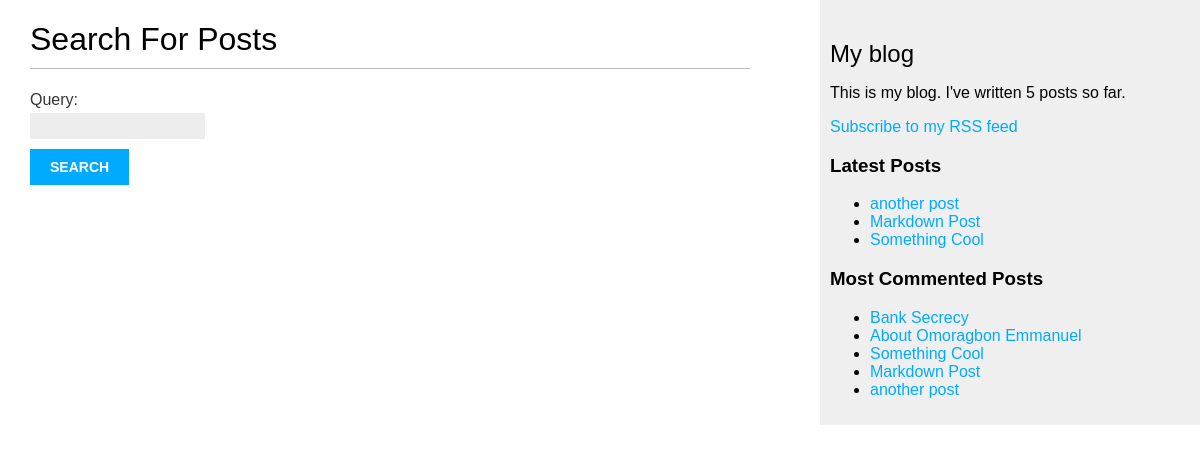
The app's page /blog/search/ with its own data.
### blog/models.py (models this page shows, shortened)
class Post(models.Model):
    STATUS_CHOICES = (
        ('draft','Draft'),
        ('pulished','Published'),
    )
    title = models.CharField(max_length=250)
    slug = models.SlugField(max_length = 250, unique_for_date='publish')
    author = models.ForeignKey(User,on_delete=models.CASCADE,related_name='blog_posts')
    body = models.TextField()
    publish = models.DateTimeField(default=timezone.now)
    created=models.DateTimeField(auto_now_add=True)
    updated = models.DateTimeField(auto_now=True)
    status = models.CharField(max_length=10, choices=STATUS_CHOICES, default='draft')
    objects = models.Manager() #the default manager.
    published = PublishedManager() #The custom manager.
    tags = TaggableManager()
    class Meta:
        ordering = ('-publish',)
    def get_absolute_url(self):
        return reverse('blog:post_detail',
                       args=[self.publish.year,
                             self.publish.month,
                             self.publish.day,
                             self.slug])

### blog/views.py (the view, shortened to what this page needs)
# urls.py: path('search/',views.post_search, name='post_search')
def post_search(request):
    form= SearchForm()
    query =None
    results = []
    return render(request,
                  "blog/post/search.html",
                  {'form': form,
                   'query': query,
                   'results': results})

### blog/forms.py
class SearchForm(forms.Form):
    query = forms.CharField()

### blog/models.py (called while the page is built)
    def get_queryset(self):
        return super().get_queryset().filter(status='pulished')

### blog/templatetags/blog_tags.py (called while the page is built)
@register.simple_tag
def total_posts():
    return Post.published.count()

@register.inclusion_tag('blog/post/latest_posts.html')
def show_latest_posts(count=5):
    latest_posts = Post.published.order_by('-publish')[:count]
    return {'latest_posts':latest_posts}

@register.simple_tag
def get_most_commented_posts(count=5):
    return Post.published.annotate(
        total_comments = Count('comments')
    ).order_by('-total_comments')[:count]

### blog/templates/blog/post/search.html (shortened to what this page needs)
{% extends "blog/base.html" %}
{% block content %}
    {% if query %}
        <h1>Post Containing "{{query}}" </h1>
        <h3>
            {% with results.count as total_results %}
                Found {{ total_results }} result {{ total_results | pluralize }}
            {% endwith %}
        </h3>
        {% for post in results %}
            <h4><a href="{{post.get_absolute_url}}">{{post.title}}</a> </h4>
            {{ post.body|truncatewords:5 }}
        {% empty %}
            <p> There are no results for your query. </p>
        {%endfor%}
        <p><a href="{%url 'blog:post_search'%}">Search again</a> </p>
    {% else %}
        <h1>Search For Posts</h1>
        <form action="." method="get">
            {{ form.as_p }}
            <input type="submit" value="Search">
        </form>
{% endif %}
{% endblock %}

### blog/templates/blog/base.html (shortened to what this page needs)
{% load blog_tags %}
{% load static %}
<!DOCTYPE html>
<html>
    <head>
        <link href="{% static "css/blog.css" %}" rel="stylesheet">
    </head>
    <body>
        <div id="content">
            {% block content %}
            {% endblock %}
        </div>
        <div id="sidebar">
            <h2>My blog</h2>
            <p>This is my blog. I've written {% total_posts %} posts so far. </p>
            <p><a href="{%url 'blog:post_feed'%}">Subscribe to my RSS feed</a> </p>
            <h3>Latest Posts</h3>
            {% show_latest_posts 3 %}
            <h3>Most Commented Posts</h3>
            {%get_most_commented_posts as most_commented_posts%}
            <ul>
                {% for post in most_commented_posts %}
                    <li>
                        <a href="{{post.get_absolute_url}}">{{post.title}}</a>
                    </li>
                {%endfor%}
            </ul>
        </div>
    </body>
</html>

### blog/templates/blog/post/latest_posts.html
<ul>
    {% for post in latest_posts %}
    <li>
        <a href="{{post.get_absolute_url}}">{{post.title}}</a>
    </li>
    {%endfor%}
</ul>

### blog/static/css/blog.css (style rules this page uses)
body { margin:0; padding:0; font-family:helvetica, sans-serif; }
a { color:#00abff; text-decoration:none; }
h1 { font-weight:normal; border-bottom:1px solid #bbb; padding:0 0 10px 0; }
h2 { font-weight:normal; margin:30px 0 0; }
#content { float:left; width:60%; padding:0 0 0 30px; }
#sidebar { float:right; width:30%; padding:10px; background:#efefef; height:100%; }
label { float:left; clear:both; color:#333; margin-bottom:4px; }
input, textarea { clear:both; float:left; margin:0 0 10px; background:#ededed; border:0; padding:6px 10px; font-size:12px; }
input[type=submit] { font-weight:bold; background:#00abff; color:#fff; padding:10px 20px; font-size:14px; text-transform:uppercase; }

### records on screen
Post: title "another post"
Post: title "Markdown Post"
Post: title "Something Cool"
Post: title "Bank Secrecy"
Post: title "About Omoragbon Emmanuel"
